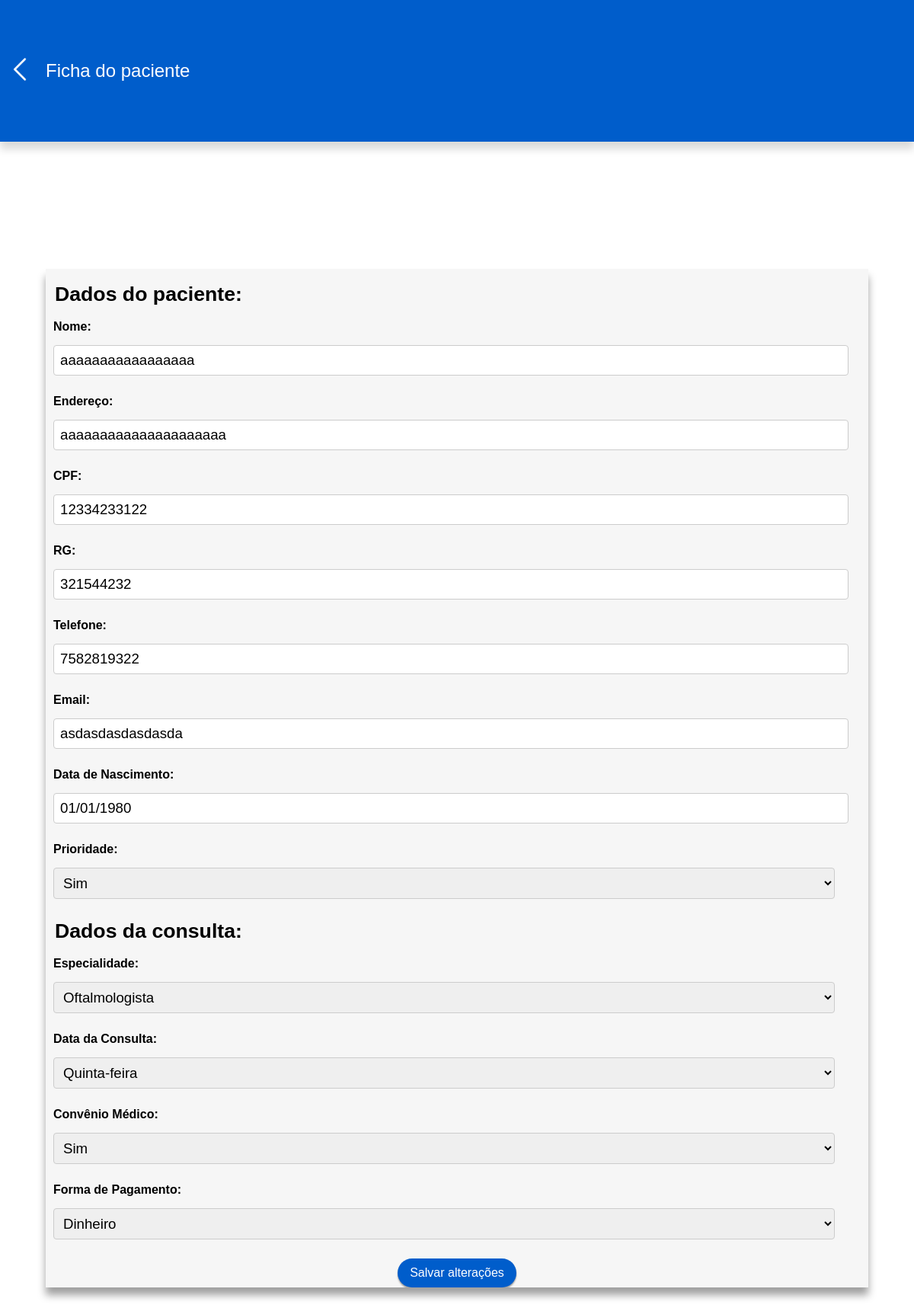
The page /edita/10/ on the database as committed earlier.
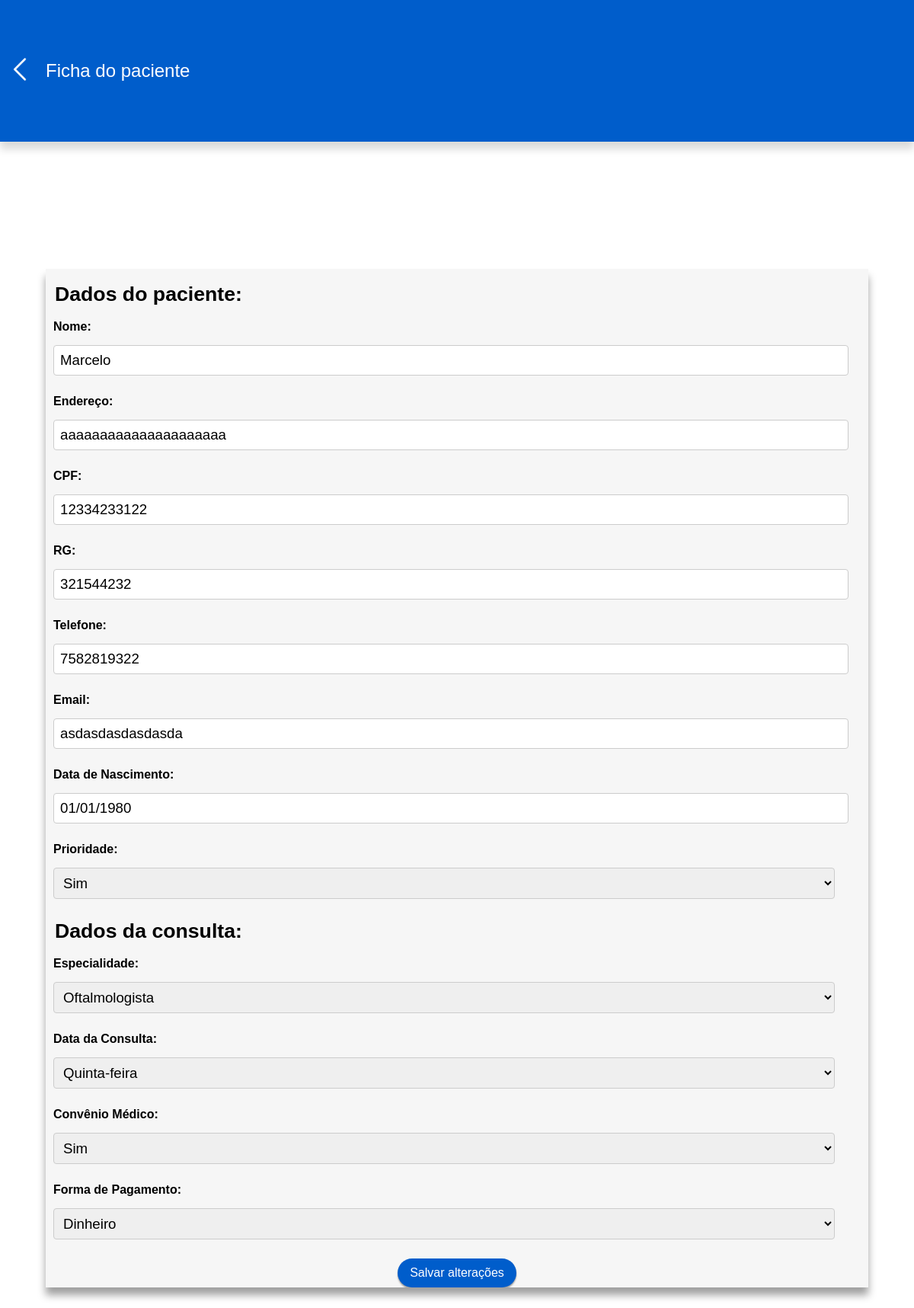
The same page on the database as committed later.
### gerenciador/models.py (models this page shows)
class Paciente(models.Model): # CLASSE QUE REPRESENTA A TABELA PACIENTE NA BASE DE DADOS
    ESPECIALIDADE_UM = 'Clinico Geral'
    ESPECIALIDADE_DOIS = 'Oftalmologista'
    ESPECIALIDADE_TRES = 'Dermatologista'
    ESPECIALIDADE_CHOICES = [
        (ESPECIALIDADE_UM, 'Clinico Geral'),
        (ESPECIALIDADE_DOIS, 'Oftalmologista'),
        (ESPECIALIDADE_TRES, 'Dermatologista'),
    ]
    OPTION_SIM = 'Sim'
    OPTION_NAO = 'Não'
    OPTION_CHOICES = [
        (OPTION_SIM, 'Sim'),
        (OPTION_NAO, 'Não'),
    ]
    PAGAMENTO_UM = 'Dinheiro'
    PAGAMENTO_DOIS = 'Cartão de credito'
    PAGAMENTO_TRES = 'Cartão de debito'
    PAGAMENTO_QUATRO = 'Convênio médico'
    PAGAMENTO_CHOICES = [
        (PAGAMENTO_UM, 'Dinheiro'),
        (PAGAMENTO_DOIS, 'Cartão de credito'),
        (PAGAMENTO_TRES, 'Cartão de debito'),
        (PAGAMENTO_QUATRO, 'Convênio médico'),
    ]
    DIA_SEGUNDA = 'Segunda-feira'
    DIA_TERCA = 'Terça-feira'
    DIA_QUARTA = 'Quarta-feira'
    DIA_QUINTA = 'Quinta-feira'
    DIA_SEXTA = 'Sexta-feira'
    DIAS_CHOICES = [
        (DIA_SEGUNDA, 'Segunda-feira'),
        (DIA_TERCA, 'Terça-feira'),
        (DIA_QUARTA, 'Quarta-feira'),
        (DIA_QUINTA, 'Quinta-feira'),
        (DIA_SEXTA, 'Sexta-feira'),
    ]
    nome = models.CharField(max_length=100,null=False, blank=False)
    endereco = models.CharField(max_length=100)
    prioridade = models.CharField(max_length=5, null=False, blank=False, choices=OPTION_CHOICES, default=OPTION_NAO)
    cpf = models.CharField(max_length=15, null=False, blank=False)
    rg = models.CharField(max_length=15)
    telefone = models.CharField(max_length=20, null=False, blank=False)
    email = models.CharField(max_length=100)
    data_nascimento = models.DateField(null=False, blank=False)
    especialidade = models.CharField(max_length=50, null=False, blank=False, choices=ESPECIALIDADE_CHOICES, default=ESPECIALIDADE_UM)
    data_consulta = models.CharField(max_length=50, null=False, blank=False, choices=DIAS_CHOICES)
    convenio_medico = models.CharField(max_length=50, null=False, blank=False, choices=OPTION_CHOICES, default=OPTION_NAO)
    forma_pagamento = models.CharField(max_length=50, null=False, blank=False, choices=PAGAMENTO_CHOICES, default=PAGAMENTO_UM)

### gerenciador/views.py (the view, shortened to what this page needs)
# urls.py: path('edita/<int:pk>/', EditarFicha.as_view(), name='editar'),
class EditarFicha(UpdateView): # VIEW PARA EDITAR A FICHA DO PACIENTE A PARTIR DO SEU ID PRIMARY KEY
    model=Paciente  # TABELA DA BASE DE DADOS
    fields=['nome', 'endereco', 'cpf', 'rg', 'telefone', 'email', 'data_nascimento',
            'prioridade', 'especialidade', 'data_consulta', 'convenio_medico', 'forma_pagamento'] # CAMPOS DO FORMULARIO HTML
    template_name='gerenciador/editar.html'# PASSAGEM DA TEMPLATE HTML

### gerenciador/templates/gerenciador/editar.html (shortened to what this page needs)
<!DOCTYPE html>
<html lang="pt-br">
    <head>
        {% load static %}
        <link rel="stylesheet" href="{% static 'cadastro_style.css' %}">
    </head>
    <body>
        <div class="main-agendar">
            <div class="navbar">
                <a href="{% url 'consultas' %}"><img src="{% static 'img/retornar.svg' %}" alt="Voltar" class="btn-voltar"></a>
                <h1>Ficha do paciente</h1>
            </div>
            <div class="painel-cadastro">
                <div id="card-formulario">
                    <form id="formulario" method="POST">
                        <h1 class="titulo-campo">Dados do paciente:</h1>
                        <div class="form-group">
                            <label for="id_nome">Nome:</label>
                            {{ form.nome }}
                        </div>
                        <div class="form-group">
                            <label for="id_endereco">Endereço:</label>
                            {{ form.endereco }}
                        </div>
                        <div class="form-group">
                            <label for="id_cpf">CPF:</label>
                            {{ form.cpf }}
                        </div>
                        <div class="form-group">
                            <label for="id_rg">RG:</label>
                            {{ form.rg }}
                        </div>
                        <div class="form-group">
                            <label for="id_telefone">Telefone:</label>
                            {{ form.telefone }}
                        </div>
                        <div class="form-group">
                            <label for="id_email">Email:</label>
                            {{ form.email }}
                        </div>
                        <div class="form-group">
                            <label for="id_data_nascimento">Data de Nascimento:</label>
                            {{ form.data_nascimento }}
                        </div>
                        <div class="form-group">
                            <label for="id_prioridade">Prioridade:</label>
                            {{ form.prioridade }}
                        </div>
                        <h1 class="titulo-campo">Dados da consulta:</h1>
                        <div class="form-group">
                            <label for="id_especialidade">Especialidade:</label>
                            {{ form.especialidade }}
                        </div>
                        <div class="form-group">
                            <label for="id_data_consulta">Data da Consulta:</label>
                            {{ form.data_consulta }}
                        </div>
                        <div class="form-group">
                            <label for="id_convenio_medico">Convênio Médico:</label>
                            {{ form.convenio_medico }}
                        </div>
                        <div class="form-group">
                            <label for="id_forma_pagamento">Forma de Pagamento:</label>
                            {{ form.forma_pagamento }}
                        </div>
                        <div class="form-botao">
                            <button type="submit" class="btn-salvar">Salvar alterações</button>
                        </div>
                    </form>
                </div>
            </div>
        </div>
    </body>
</html>

Rows that differ between the two databases and show on the page:
changed Paciente "aaaaaaaaaaaaaaaaaaaaa": nome "aaaaaaaaaaaaaaaaa" → "Marcelo"
